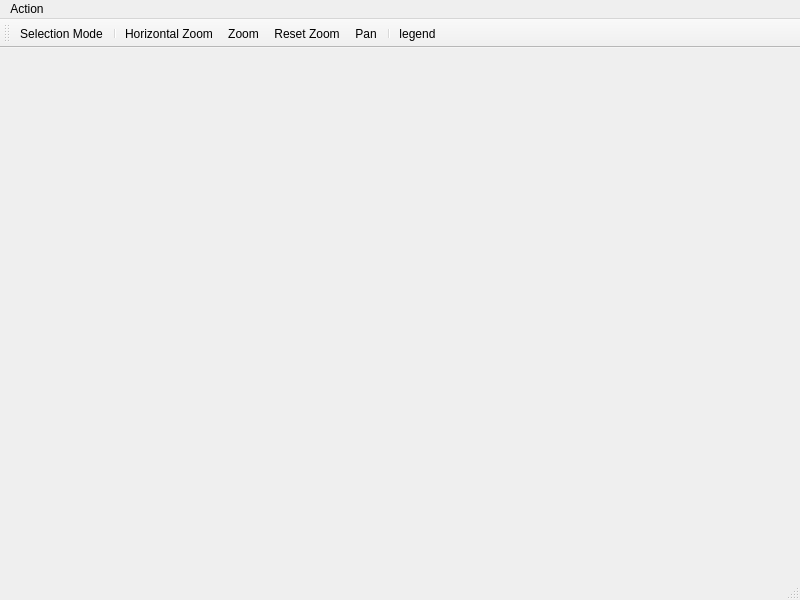
<?xml version="1.0" encoding="UTF-8"?>
<ui version="4.0">
 <class>MainWindow</class>
 <widget class="QMainWindow" name="MainWindow">
  <property name="geometry">
   <rect>
    <x>0</x>
    <y>0</y>
    <width>800</width>
    <height>600</height>
   </rect>
  </property>
  <property name="windowTitle">
   <string>MainWindow</string>
  </property>
  <widget class="QWidget" name="centralwidget">
   <layout class="QVBoxLayout" name="verticalLayout">
    <item>
     <widget class="ZChartView" name="chartView" native="true"/>
    </item>
   </layout>
  </widget>
  <widget class="QMenuBar" name="menubar">
   <property name="geometry">
    <rect>
     <x>0</x>
     <y>0</y>
     <width>800</width>
     <height>22</height>
    </rect>
   </property>
   <widget class="QMenu" name="menuAction">
    <property name="title">
     <string>Action</string>
    </property>
    <addaction name="actionZoom"/>
    <addaction name="actionReset_Zoom"/>
   </widget>
   <addaction name="menuAction"/>
  </widget>
  <widget class="QStatusBar" name="statusbar"/>
  <widget class="QToolBar" name="toolBar">
   <property name="windowTitle">
    <string>toolBar</string>
   </property>
   <attribute name="toolBarArea">
    <enum>TopToolBarArea</enum>
   </attribute>
   <attribute name="toolBarBreak">
    <bool>false</bool>
   </attribute>
   <addaction name="actionSelection_Mode"/>
   <addaction name="separator"/>
   <addaction name="actionHorizontal_Zoom"/>
   <addaction name="actionZoom"/>
   <addaction name="actionReset_Zoom"/>
   <addaction name="actionPan"/>
   <addaction name="separator"/>
   <addaction name="actionlegend"/>
  </widget>
  <action name="actionReset_Zoom">
   <property name="icon">
    <iconset resource="resource.qrc">
     <normaloff>:/images/spettro1.xpm</normaloff>:/images/spettro1.xpm</iconset>
   </property>
   <property name="text">
    <string>Reset Zoom</string>
   </property>
  </action>
  <action name="actionZoom">
   <property name="checkable">
    <bool>true</bool>
   </property>
   <property name="icon">
    <iconset resource="resource.qrc">
     <normaloff>:/images/zoom_patt.xpm</normaloff>:/images/zoom_patt.xpm</iconset>
   </property>
   <property name="text">
    <string>Zoom</string>
   </property>
  </action>
  <action name="actionSelection_Mode">
   <property name="checkable">
    <bool>true</bool>
   </property>
   <property name="icon">
    <iconset resource="resource.qrc">
     <normaloff>:/images/selectoff.png</normaloff>:/images/selectoff.png</iconset>
   </property>
   <property name="text">
    <string>Selection Mode</string>
   </property>
   <property name="toolTip">
    <string>Selection Mode</string>
   </property>
  </action>
  <action name="actionPan">
   <property name="checkable">
    <bool>true</bool>
   </property>
   <property name="icon">
    <iconset resource="resource.qrc">
     <normaloff>:/images/pan.png</normaloff>:/images/pan.png</iconset>
   </property>
   <property name="text">
    <string>Pan</string>
   </property>
   <property name="toolTip">
    <string>Pan</string>
   </property>
  </action>
  <action name="actionHorizontal_Zoom">
   <property name="checkable">
    <bool>true</bool>
   </property>
   <property name="icon">
    <iconset resource="resource.qrc">
     <normaloff>:/images/horizontal_zoom.png</normaloff>:/images/horizontal_zoom.png</iconset>
   </property>
   <property name="text">
    <string>Horizontal Zoom</string>
   </property>
  </action>
  <action name="actionlegend">
   <property name="checkable">
    <bool>true</bool>
   </property>
   <property name="icon">
    <iconset resource="resource.qrc">
     <normaloff>:/images/legendaon.xpm</normaloff>
     <normalon>:/images/legendaoff.xpm</normalon>:/images/legendaon.xpm</iconset>
   </property>
   <property name="text">
    <string>legend</string>
   </property>
  </action>
 </widget>
 <customwidgets>
  <customwidget>
   <class>ZChartView</class>
   <extends>QWidget</extends>
   <header>zchartview.h</header>
   <container>1</container>
  </customwidget>
 </customwidgets>
 <resources>
  <include location="resource.qrc"/>
 </resources>
 <connections/>
</ui>
